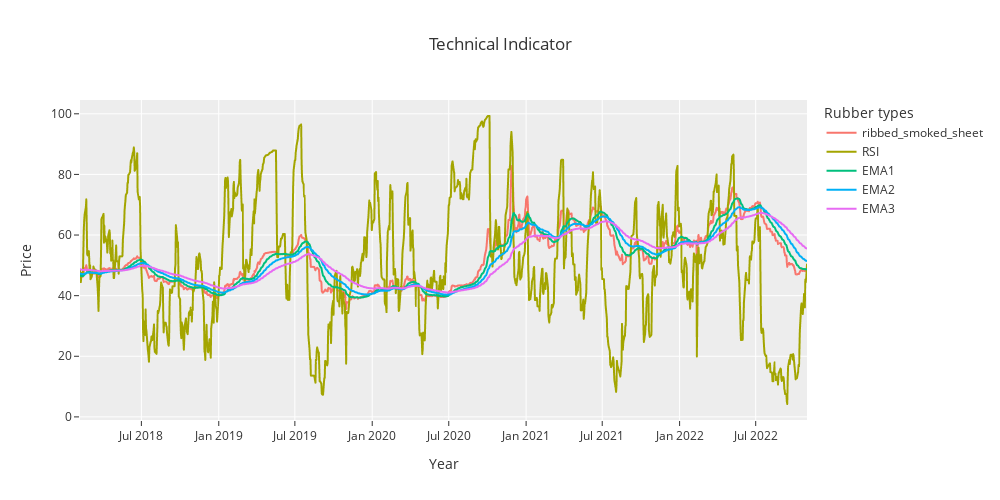

The notebook cell this image was saved under:
### Markdown cell above
RSI and EMA -> give sign to the model that data has trend up or down.

### Code cell
# plot indicator
px.line(rubber_lag[['ribbed_smoked_sheet', 'RSI', 'EMA1', 'EMA2', 'EMA3']].dropna(),
        title='Technical Indicator',
        template='ggplot2', labels={'value':'Price', 'date':'Year', 'variable':'Rubber types'},
                 width=1000, height=500)

### Figure 1 — Plotly figure (JSON) as saved in the notebook; plotly's stock layout.template omitted (floating-point values rounded to 4 significant figures; data arrays with more than 128 entries replaced by an {"elided": "..."} marker saying what was removed)
{"data": [{"hovertemplate": "Rubber types=ribbed_smoked_sheet<br>Year=%{x}<br>Price=%{y}<extra></extra>", "legendgroup": "ribbed_smoked_sheet", "line": {"color": "#F8766D", "dash": "solid"}, "marker": {"symbol": "circle"}, "mode": "lines", "name": "ribbed_smoked_sheet", "showlegend": true, "type": "scattergl", "x": {"elided": "1236 str values"}, "xaxis": "x", "y": {"elided": "1236 float values"}, "yaxis": "y"}, {"hovertemplate": "Rubber types=RSI<br>Year=%{x}<br>Price=%{y}<extra></extra>", "legendgroup": "RSI", "line": {"color": "#A3A500", "dash": "solid"}, "marker": {"symbol": "circle"}, "mode": "lines", "name": "RSI", "showlegend": true, "type": "scattergl", "x": {"elided": "1236 str values"}, "xaxis": "x", "y": {"elided": "1236 float values"}, "yaxis": "y"}, {"hovertemplate": "Rubber types=EMA1<br>Year=%{x}<br>Price=%{y}<extra></extra>", "legendgroup": "EMA1", "line": {"color": "#00BF7D", "dash": "solid"}, "marker": {"symbol": "circle"}, "mode": "lines", "name": "EMA1", "showlegend": true, "type": "scattergl", "x": {"elided": "1236 str values"}, "xaxis": "x", "y": {"elided": "1236 float values"}, "yaxis": "y"}, {"hovertemplate": "Rubber types=EMA2<br>Year=%{x}<br>Price=%{y}<extra></extra>", "legendgroup": "EMA2", "line": {"color": "#00B0F6", "dash": "solid"}, "marker": {"symbol": "circle"}, "mode": "lines", "name": "EMA2", "showlegend": true, "type": "scattergl", "x": {"elided": "1236 str values"}, "xaxis": "x", "y": {"elided": "1236 float values"}, "yaxis": "y"}, {"hovertemplate": "Rubber types=EMA3<br>Year=%{x}<br>Price=%{y}<extra></extra>", "legendgroup": "EMA3", "line": {"color": "#E76BF3", "dash": "solid"}, "marker": {"symbol": "circle"}, "mode": "lines", "name": "EMA3", "showlegend": true, "type": "scattergl", "x": {"elided": "1236 str values"}, "xaxis": "x", "y": {"elided": "1236 float values"}, "yaxis": "y"}], "layout": {"height": 500, "legend": {"title": {"text": "Rubber types"}, "tracegroupgap": 0}, "title": {"text": "Technical Indicator"}, "width": 1000, "xaxis": {"anchor": "y", "autorange": true, "domain": [0, 1], "range": ["2018-02-05", "2022-10-31"], "title": {"text": "Year"}, "type": "date"}, "yaxis": {"anchor": "x", "autorange": true, "domain": [0, 1], "range": [-1.021, 104.6], "title": {"text": "Price"}, "type": "linear"}}}
